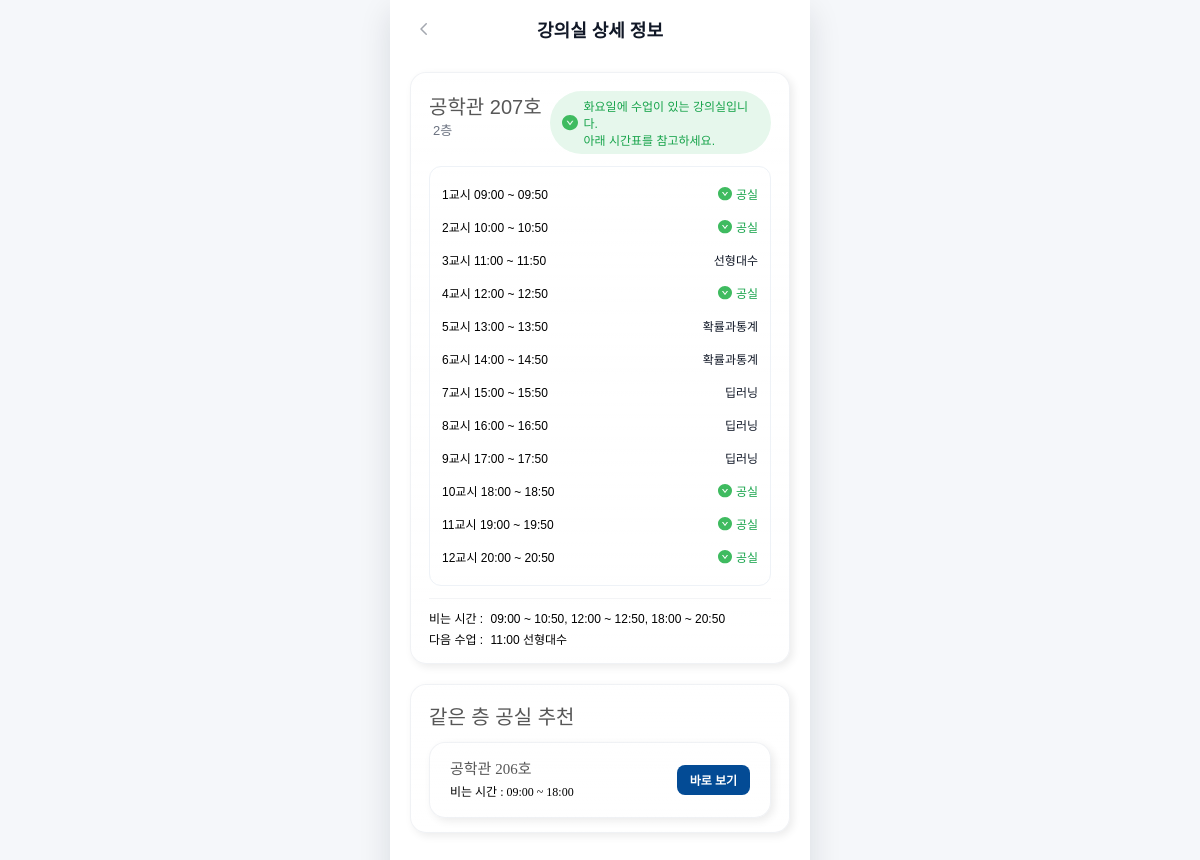
The app's page /detail?campus=H2&building=공학관&room=207&day=tue with its own data.
### tables this page shows
CREATE TABLE [lectures] (
   [major_code] TEXT,
   [gubun] TEXT,
   [subject] TEXT,
   [professor] TEXT,
   [time_raw] TEXT,
   [room_code] TEXT,
   [building_no] TEXT,
   [building_name] TEXT,
   [floor] INTEGER,
   [room_number] INTEGER,
   [schedules] TEXT,
   [major_name] TEXT,
   [major_name_en] TEXT,
   [campus] TEXT,
   [year] INTEGER,
   [semester] INTEGER
);

### app.py (the view)
@app.route("/detail")
def detail():
    campus       = (request.args.get("campus", "") or "").strip() or "H2"
    building_raw = (request.args.get("building", "") or "").strip()
    room_number  = (request.args.get("room", "") or "").strip()
    building_std = norm_building(building_raw)
    if not building_std or not room_number:
        abort(400, "building / room 파라미터가 필요합니다.")
    now = datetime.now()
    day_param = (request.args.get("day", "") or "").strip().lower()  # mon~fri
    weekday_idx = now.weekday()          # 월(0) ~ 일(6)
    weekday_map = {0: "mon", 1: "tue", 2: "wed", 3: "thu", 4: "fri"}
    if day_param in ("mon", "tue", "wed", "thu", "fri"):
        day = day_param
    else:
        day = weekday_map.get(weekday_idx, "")
    day_kr = DAY_MAP.get(day)  # "월", "화" ...
    conn        = get_db()
    cur         = conn.cursor()
    rental_conn = get_rental_db()
    rental_cur  = rental_conn.cursor()
    raw_names = {building_std}
    for original, std in BUILDING_ALIAS.items():
        if std == building_std:
            raw_names.add(original)
    placeholders = ",".join("?" for _ in raw_names)
    sql_room = f"""
        SELECT building_name, room_number, floor
        FROM lectures
        WHERE campus = ?
          AND room_number = ?
          AND building_name IN ({placeholders})
        LIMIT 1
    """
    params_room = [campus, room_number, *raw_names]
    row = cur.execute(sql_room, params_room).fetchone()
    if not row:
        conn.close()
        rental_conn.close()
        abort(404, "해당 강의실을 찾을 수 없습니다.")
    raw_bname = row["building_name"]
    floor     = row["floor"]
    bname     = norm_building(raw_bname)
    schedule_by_day = get_room_schedule(cur, campus, raw_bname, room_number)
    busy_today = schedule_by_day.get(day_kr, [])     # 예: [2,3,4,5,6]
    has_classes_today = bool(busy_today)
    if not has_classes_today:
        free_start = "09:00"
        free_end   = "18:00"
        is_free_now = True
    else:
        free_start = ""
        free_end   = ""
        is_free_now = False
    sql_lec = f"""
        SELECT subject, schedules
        FROM lectures
        WHERE campus = ?
          AND room_number = ?
          AND building_name IN ({placeholders})
    """
    rows_lec = cur.execute(sql_lec, [campus, room_number, *raw_names]).fetchall()
    lectures_today = {}  # {period(int): subject(str)}
    for r in rows_lec:
        subj = r["subject"] or ""
        s_json = r["schedules"]
        if not s_json:
            continue
        try:
            blocks = json.loads(s_json)
        except json.JSONDecodeError:
            continue
        for block in blocks:
            blk_day = block.get("day")
            periods = block.get("periods", [])
            if blk_day != day_kr:
                continue
            for p in periods:
                try:
                    p_int = int(p)
                except (TypeError, ValueError):
                    continue
                if p_int not in lectures_today:
                    lectures_today[p_int] = subj
    if not lectures_today:
        next_class_time = "오늘 수업 없음"
        next_class_name = ""
    else:
        first_p = min(lectures_today.keys())
        next_class_time = PERIOD_TIME.get(first_p, ("", ""))[0]
        next_class_name = lectures_today[first_p]
    today_str          = now.strftime("%Y-%m-%d")
    campus_rental_name = "글로벌캠퍼스" if campus == "H2" else "서울캠퍼스"
    sql_rental = """
        SELECT rental_time, is_reserved
        FROM rental_slots
        WHERE date = ?
          AND campus = ?
          AND building_name = ?
          AND classroom_id = ?
    """
    rental_rows = rental_cur.execute(
        sql_rental,
        [today_str, campus_rental_name, building_std, room_number]
    ).fetchall()
    is_rental_target = len(rental_rows) > 0
    any_reserved     = any(r["is_reserved"] for r in rental_rows)
    rental_limited = is_rental_target
    notice_text = "모든 수업이 종료된 이후에는 대여 신청이 필요한 강의실입니다." \
        if is_rental_target else ""
    if not has_classes_today:
        if is_rental_target:
            if any_reserved:
                status_text = f"{day_kr}요일 수업은 없으며,<br>대여 대상 강의실로 예약이 잡혀 있습니다."
            else:
                status_text = f"{day_kr}요일 수업은 없으며,<br>대여 대상 강의실입니다."
        else:
            status_text = f"{day_kr}요일 수업이 없는 강의실입니다."
    else:
        if is_rental_target:
            status_text = f"{day_kr}요일에 수업이 있는 대여 대상 강의실입니다.<br>아래 시간표를 참고하세요."
        else:
            status_text = f"{day_kr}요일에 수업이 있는 강의실입니다.<br>아래 시간표를 참고하세요."
    timetable = []
    for p in range(1, 13):
        start, end = PERIOD_TIME.get(p, ("", ""))
        subj = lectures_today.get(p, "")
        is_free = (p not in busy_today)
        row_data = {
            "period":  p,
            "start":   start,
            "end":     end,
            "title":   subj if not is_free else "",
            "is_free": is_free,
        }
        timetable.append(row_data)
        if not has_classes_today:
            free_time_text = "09:00 ~ 18:00"
        else:
            free_periods = [row["period"] for row in timetable if row["is_free"]]
            free_time_text = build_free_time_ranges(free_periods)
            if not free_time_text:
                free_time_text = "--"
    recommend_list = []
    sql_same_floor = f"""
        SELECT building_name, room_number, floor
        FROM lectures
        WHERE campus = ?
          AND floor = ?
          AND building_name IN ({placeholders})
        GROUP BY building_name, room_number, floor
        ORDER BY room_number
    """
    rows_same = cur.execute(sql_same_floor, [campus, floor, *raw_names]).fetchall()
    for rr in rows_same:
        rnum2 = str(rr["room_number"])
        if rnum2 == room_number:
            continue
        sched2 = get_room_schedule(cur, campus, rr["building_name"], rnum2)
        busy2 = sched2.get(day_kr, [])
        if busy2:
            continue
        recommend_list.append({
            "name":       f"{norm_building(rr['building_name'])} {rnum2}호",
            "free_start": "09:00",
            "free_end":   "18:00",
            "campus":     campus,
            "building":   norm_building(rr["building_name"]),
            "room":       rnum2,
        })
        if len(recommend_list) >= 4:
            break
    conn.close()
    rental_conn.close()
    room = {
        "id":              f"{bname}_{room_number}",
        "name":            f"{bname} {room_number}호",
        "floor":           f"{floor}층" if floor is not None else "",
        "rental_limited":  rental_limited,
        "status":          status_text,
        "is_free_now":     bool(is_free_now),
        "free_start":      free_start,
        "free_end":        free_end,
        "next_class_time": next_class_time,
        "next_class_name": next_class_name,
        "favorite":        False,
    }
    return render_template(
        "detail.html",
        room=room,
        timetable=timetable,
        notice_text=notice_text,
        recommendations=recommend_list,
        day=day,
        free_time_text=free_time_text,
    )

### app.py (called while the page is built)
def norm_building(name: str) -> str:
    if not name:
        return ""
    name = name.strip()
    return BUILDING_ALIAS.get(name, name)

def build_free_time_ranges(free_periods):
    if not free_periods:
        return ""
    free_periods = sorted(set(int(p) for p in free_periods))
    ranges = []
    start = free_periods[0]
    prev = start
    for p in free_periods[1:]:
        if p == prev + 1:
            prev = p
        else:
            ranges.append((start, prev))
            start = p
            prev = p
    ranges.append((start, prev))
    parts = []
    for s, e in ranges:
        st = PERIOD_TIME.get(s, ("", ""))[0]
        ed = PERIOD_TIME.get(e, ("", ""))[1]
        if st and ed:
            parts.append(f"{st} ~ {ed}")
    return ", ".join(parts)

def get_db():
    conn = sqlite3.connect("hufs_lectures.db")
    conn.row_factory = sqlite3.Row
    return conn

def get_rental_db():
    conn = sqlite3.connect("hufs_rental.db")
    conn.row_factory = sqlite3.Row
    return conn

### templates/detail.html (shortened to what this page needs)
<!doctype html>
<html lang="ko">
<head>
  <link rel="stylesheet"
        href="https://cdn.jsdelivr.net/gh/orioncactus/pretendard/dist/web/static/pretendard.css" />
  <link rel="stylesheet" href="{{ url_for('static', filename='detail.css') }}">
</head>
<body>
  <main class="app">
    <header class="top-detail">
      <button type="button" class="btn-back" onclick="history.back()">
        <img src="{{ url_for('static', filename='images/back.svg') }}"
             alt="뒤로가기" class="icon-back">
      </button>
      <h1 class="page-title">강의실 상세 정보</h1>
    </header>
    <section class="detail-content">
      <article class="room-detail-card">
        <header class="detail-header">
          <div class="detail-room-top">
            <div class="detail-room-name-line">
              <span class="detail-room-name">{{ room.name }}</span>
              {% if room.floor %}
                <span class="detail-room-floor">{{ room.floor }}</span>
              {% endif %}
            </div>
          </div>
          <div class="detail-status-pill">
            <img src="{{ url_for('static', filename='images/check.svg') }}"
                 alt=""
                 class="icon-check">
            <span>{{ room.status|safe }}</span>
          </div>
        </header>
        <section class="time-table">
          {% for row in timetable %}
          <div class="time-row {% if row.is_free %}time-row-free{% endif %}">
            <div class="time-col-left">
              {{ row.period }}교시 {{ row.start }} ~ {{ row.end }}
            </div>
            <div class="time-col-right">
              {% if row.is_free %}
                <img src="{{ url_for('static', filename='images/check.svg') }}"
                     alt=""
                     class="icon-check-small">
                <span class="text-free">공실</span>
              {% else %}
                {{ row.title }}
              {% endif %}
            </div>
          </div>
          {% endfor %}
        </section>
        <div class="detail-summary">
          <div class="summary-row">
            <span class="summary-label">비는 시간 :</span>
            <span class="summary-value">
              {{ free_time_text }}
            </span>
          </div>
          <div class="summary-row">
            <span class="summary-label">다음 수업 :</span>
            <span class="summary-value">
              {{ room.next_class_time }}
              {% if room.next_class_name %}
                {{ room.next_class_name }}
              {% endif %}
            </span>
          </div>
        </div>
      </article>
      {% if recommendations %}
      <section class="recommend-section">
        <h2 class="recommend-title">같은 층 공실 추천</h2>
        <div class="recommend-list">
          {% for rec in recommendations %}
          <article class="recommend-card"
                   data-campus="{{ rec.campus }}"
                   data-building="{{ rec.building }}"
                   data-room="{{ rec.room }}">
            <div class="recommend-info">
              <div class="recommend-room-name">{{ rec.name }}</div>
              <div class="recommend-free-time">
                비는 시간 : {{ rec.free_start }} ~ {{ rec.free_end }}
              </div>
            </div>
            <button class="btn-view" type="button">
              바로 보기
            </button>
          </article>
          {% endfor %}
        </div>
      </section>
      {% endif %}
    </section>
  </main>
</body>
</html>

### static/detail.css (style rules this page uses)
:root { --brand:#145C95; --brand-dark:#003D6B; --accent:#034B95; --ink:#111827; --ink-sub:#6B7280; --line:#E5E7EB; --bg:#F5F7FA; --card:#FFFFFF; --shadow:0 12px 30px rgba(15,23,42,0.12); --room-border:rgba(2,44,87,0.06); --radius-lg: 16px; }
* { box-sizing:border-box }
html,body { height:100% }
body { margin:0; font-family:"Pretendard",sans-serif; background:var(--bg); color:var(--ink); }
.app { max-width:420px; min-height:100vh; margin:0 auto; background:white; box-shadow:var(--shadow); padding-bottom:32px; }
.top-detail { position:sticky; top:0; z-index:10; display:flex; align-items:center; justify-content:center; padding:16px 20px 14px; background:#FFFFFF; }
.page-title { margin:0; font-size:18px; font-weight:600; }
.btn-back { position:absolute; left:20px; padding:0; border:none; background:transparent; width:28px; height:28px; display:flex; align-items:center; justify-content:center; }
.icon-back { width:18px; height:18px; }
.detail-content { padding:16px 20px 32px; }
.room-detail-card { border-radius: var(--radius-lg); border: 1px solid var(--room-border); padding: 18px 18px 16px; background: linear-gradient( 180deg, rgba(255, 255, 255, 0.40) 0%, rgba(255, 255, 255, 0.60) 100% ); box-shadow: 3px 3px 8px rgba(0,0,0,0.08); }
.detail-header { display:flex; justify-content:space-between; align-items:flex-start; margin-bottom:12px; gap: 8px; }
.detail-room-name { font-size:20px; font-weight: 500; color: #575757; }
.detail-room-floor { margin-left:4px; font-size:13px; color:var(--ink-sub); }
.detail-status-pill { display:inline-flex; align-items:center; gap:6px; padding:6px 12px; border-radius:999px; background:#E6F7EC; color:#16A34A; font-size:12px; font-weight:500; }
.icon-check { width:16px; height:16px; }
.time-table { margin-top:8px; border-radius:12px; // background:#F9FAFB; padding:10px 12px 12px; border:1px solid #EEF2F7; }
.time-row { display:flex; justify-content:space-between; gap: 14px; padding: 8px 0; font-size:12px; font-weight: 300; }
.time-col-left { color:#000000; white-space:nowrap; font-weight:300; }
.time-col-right { flex:1; text-align:right; color:#111827; font-weight:300; }
.time-row-free .time-col-right { display:flex; align-items:center; justify-content:flex-end; gap:4px; }
.icon-check-small { width:14px; height:14px; }
.text-free { color:#16A34A; font-weight:500; }
.detail-summary { margin-top:12px; padding-top:10px; border-top:1px solid #F3F4F6; display:flex; flex-direction:column; gap:4px; }
.summary-row { font-size:12px; }
.summary-label { color:#000; margin-right:4px; font-weight: 300; font-size: 12px; }
.summary-value { color: #000; font-weight: 300; font-size: 12px; }
.recommend-section { margin-top:20px; border-radius: var(--radius-lg); border: 1px solid var(--room-border); padding: 16px 18px 14px; background: linear-gradient( 180deg, rgba(255, 255, 255, 0.40) 0%, rgba(255, 255, 255, 0.60) 100% ); box-shadow: 3px 3px 8px rgba(0,0,0,0.08); }
.recommend-title { margin:0 0 12px; font-size:20px; font-weight:500; color:#575757; }
.recommend-list { display:flex; flex-direction:column; gap:12px; }
.recommend-card { display:flex; align-items:center; justify-content:space-between; padding:16px 20px; border-radius:16px; border: 1px solid var(--room-border); background: linear-gradient( 180deg, rgba(255, 255, 255, 0.40) 0%, rgba(255, 255, 255, 0.60) 100% ); box-shadow: 3px 3px 8px rgba(0,0,0,0.08); }
.recommend-info { display:flex; flex-direction:column; gap:4px; }
.recommend-room-name { font-family:"Pretendard"; font-size:15px; font-weight:400; color:#575757; line-height:140%; }
.recommend-free-time { font-family:"Pretendard"; font-size:12px; font-weight:300; color:#000000; line-height:140%; }
.btn-view { border:none; border-radius: 8px; padding:0 13px; height:30px; background:#034B95; color:#FFFFFF; font-family:"Pretendard"; font-size:12px; font-weight:600; cursor:pointer; white-space:nowrap; display:flex; align-items:center; justify-content:center; }
.detail-room-name { white-space: nowrap; display: flex; align-items: center; gap: 4px; }
.detail-room-floor { display: inline; }

### records on screen
lectures: period "3", start "11:00", end "11:50", title "선형대수", next_class_name "선형대수"
lectures: period "5", start "13:00", end "13:50", title "확률과통계", period "6", start "14:00", end "14:50"
lectures: period "7", start "15:00", end "15:50", title "딥러닝", period "8", start "16:00", end "16:50", period "9", start "17:00", end "17:50"

### other values on screen
{{ room.name }} "공학관 207호"
{{ room.floor }} "2층"
{{ room.status|safe }} "화요일에 수업이 있는 강의실입니다. 아래 시간표를 참고하세요."
{{ row.period }} "1" "2" "4" "10" "11" "12"
{{ row.start }} "09:00" "10:00" "12:00" "18:00" "19:00" "20:00"
{{ row.end }} "09:50" "10:50" "12:50" "18:50" "19:50" "20:50"
{{ free_time_text }} "09:00 ~ 10:50, 12:00 ~ 12:50, 18:00 ~ 20:50"
{{ room.next_class_time }} "11:00"
{{ rec.name }} "공학관 206호"
{{ rec.free_start }} "09:00"
{{ rec.free_end }} "18:00"
